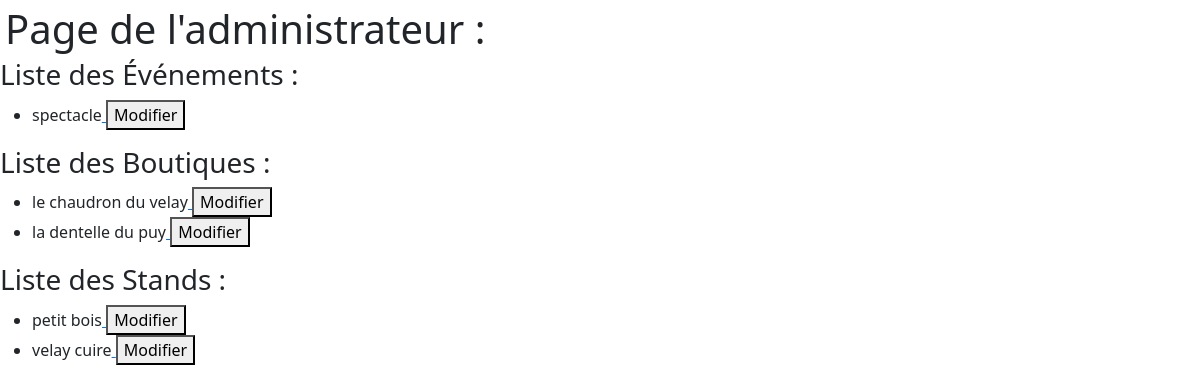
Before: /admin_connexion.php with the older database file.
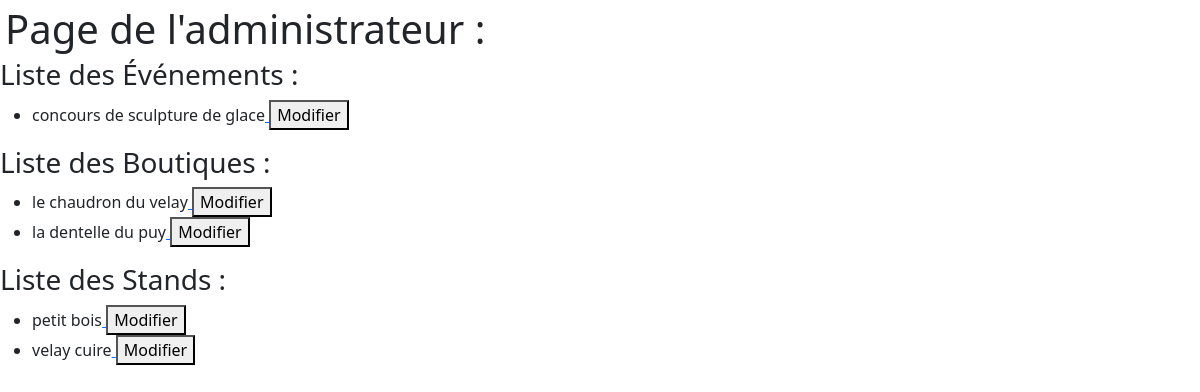
After: the same page with the newer database file.
### tables this page shows
CREATE TABLE `evenement` (
  `id_event` int(11) NOT NULL,
  `nomevent` varchar(30) NOT NULL,
  `defevent` text NOT NULL,
  `xcoordevent` float NOT NULL,
  `ycoordevent` float NOT NULL,
  `imgevent` blob NOT NULL,
  `horaireevent` datetime NOT NULL,
  `dureeevent` time NOT NULL
);

CREATE TABLE `boutique` (
  `id_boutique` int(11) NOT NULL,
  `nomboutique` varchar(30) NOT NULL,
  `typeboutique` varchar(30) NOT NULL,
  `xcoordboutique` float NOT NULL,
  `ycoordboutique` float NOT NULL,
  `descriptionboutique` text NOT NULL,
  `imgboutique` blob NOT NULL,
  `ouvertureboutique` varchar(10) NOT NULL,
  `fermetureboutique` varchar(10) NOT NULL,
  `telboutique` varchar(10) NOT NULL
);

CREATE TABLE `stand` (
  `id_stand` int(11) NOT NULL,
  `nomstand` varchar(30) NOT NULL,
  `typestand` varchar(30) NOT NULL,
  `xcoordstand` float NOT NULL,
  `ycoordstand` float NOT NULL,
  `descriptionstand` text NOT NULL,
  `imgstand` blob NOT NULL,
  `ouverturestand` varchar(10) NOT NULL,
  `fermeturestand` varchar(10) NOT NULL,
  `emplacement` varchar(30) NOT NULL
);

### admin_connexion.php (the view, shortened to what this page needs)
<?php
$connection=new PDO('mysql:host=localhost;port=3306;dbname=festival','root','');
$requete="SELECT * FROM admin";
$resultats=$connection->query($requete);
$tab=$resultats->fetchAll();
$requete="SELECT id_stand,nomstand,typestand FROM stand";
$resultats=$connection->query($requete);
$tab_stand=$resultats->fetchAll();
$nbstand=count($tab_stand);
$requete="SELECT id_boutique,nomboutique,typeboutique FROM boutique";
$resultats=$connection->query($requete);
$tab_boutique=$resultats->fetchAll();
$nbboutique=count($tab_boutique);
$requete="SELECT id_event,nomevent FROM evenement";
$resultats=$connection->query($requete);
$tab_event=$resultats->fetchAll();
$nbevent=count($tab_event);
?>
<!DOCTYPE html>
<html lang="fr">
    <head>
        <link rel="stylesheet" href="bootstrap/css/bootstrap.min.css">
        <link rel="stylesheet" href="css/style.css">
    </head>
	<body>
	<?php
	$login=$_POST['login']-1;
		if ($_POST['password']==$tab[$login]['password']){
			?>
			<h1>Page de l'administrateur : <?php echo $tab[$login]['login']; ?></h1>
			<?php
				echo "<h3>Liste des Événements :</h3><ul>";
				for($i=0;$i<$nbevent;$i++){
				echo "<li>".$tab_event[$i]["nomevent"];
				echo "<a href='modif/modif_event.php?id=".$tab_event[$i]["id_event"]."'>
				<button>Modifier</button></a>";
				if ($tab[$login]['login']=="admin_fap_all_right"){
				echo "<a href='supp/supp_event.php?id=".$tab_event[$i]["id_event"]."'>
				<button>Supprimer</button></a></li>" ;}
				else{echo'</li>';}}
				if ($tab[$login]['login']=="admin_fap_all_right"){
				echo "</ul><a href='ajout/ajout_event.php'>
				<button>Ajouter un Événement</button></a>";}
				else{echo'</ul>';}
				echo "<h3>Liste des Boutiques :</h3><ul>";
				for($i=0;$i<$nbboutique;$i++){
				echo "<li>".$tab_boutique[$i]["nomboutique"];
				echo "<a href='modif/modif_boutique.php?id=".$tab_boutique[$i]["id_boutique"]."'>
				<button>Modifier</button></a>";
				if ($tab[$login]['login']=="admin_fap_all_right"){
				echo "<a href='supp/supp_boutique.php?id=".$tab_boutique[$i]["id_boutique"]."'>
				<button>Supprimer</button></a></li>" ;
				}else{echo'</li>';}}
				if ($tab[$login]['login']=="admin_fap_all_right"){
				echo "</ul><a href='ajout/ajout_boutique.php'>
				<button>Ajouter une Boutique</button></a>";}
				else{echo'</ul>';}
				echo "<h3>Liste des Stands :</h3><ul>";
				for($i=0;$i<$nbstand;$i++){
				echo "<li>".$tab_stand[$i]["nomstand"];
				echo "<a href='modif/modif_stand.php?id=".$tab_stand[$i]["id_stand"]."'>
				<button>Modifier</button></a>";
				if ($tab[$login]['login']=="admin_fap_all_right"){
				echo "<a href='supp/supp_stand.php?id=".$tab_stand[$i]["id_stand"]."'>
				<button>Supprimer</button></a></li>" ;
				}else{echo'</li>';}}
				if ($tab[$login]['login']=="admin_fap_all_right"){
				echo "</ul><a href='ajout/ajout_stand.php'>
				<button>Ajouter un Stand</button></a>";}
				else{echo'</ul>';}
			}
				else {
				echo '<script>
				function Redirection(){
				document.location.href="admin.php?error=1";
				}
				Redirection()
				</script>';}
	?>
	</body>
</html>

### css/style.css (style rules this page uses)
h1 { margin: 5px; }

Changed rows visible on the page:
changed evenement: nomevent "spectacle" → "concours de sculpture de glace"
